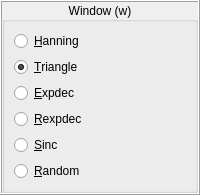
          <widget class="QFrame" name="frame_Window">
           <property name="sizePolicy">
            <sizepolicy hsizetype="Minimum" vsizetype="Minimum">
             <horstretch>0</horstretch>
             <verstretch>0</verstretch>
            </sizepolicy>
           </property>
           <property name="frameShape">
            <enum>QFrame::Box</enum>
           </property>
           <property name="frameShadow">
            <enum>QFrame::Raised</enum>
           </property>
           <layout class="QVBoxLayout" name="verticalLayout_8">
            <property name="sizeConstraint">
             <enum>QLayout::SetMaximumSize</enum>
            </property>
            <property name="leftMargin">
             <number>0</number>
            </property>
            <property name="topMargin">
             <number>0</number>
            </property>
            <property name="rightMargin">
             <number>0</number>
            </property>
            <property name="bottomMargin">
             <number>0</number>
            </property>
            <item>
             <widget class="QGroupBox" name="groupBox_Window">
              <property name="font">
               <font>
                <pointsize>9</pointsize>
               </font>
              </property>
              <property name="title">
               <string>Window (w)</string>
              </property>
              <property name="alignment">
               <set>Qt::AlignCenter</set>
              </property>
              <layout class="QVBoxLayout" name="verticalLayout_9">
               <item>
                <widget class="QRadioButton" name="radioButton_Window_Hanning">
                 <property name="text">
                  <string>&amp;Hanning</string>
                 </property>
                </widget>
               </item>
               <item>
                <widget class="QRadioButton" name="radioButton_Window_Triangle">
                 <property name="text">
                  <string>&amp;Triangle</string>
                 </property>
                 <property name="checked">
                  <bool>true</bool>
                 </property>
                 <property name="autoExclusive">
                  <bool>true</bool>
                 </property>
                </widget>
               </item>
               <item>
                <widget class="QRadioButton" name="radioButton_Window_Expdec">
                 <property name="text">
                  <string>&amp;Expdec</string>
                 </property>
                </widget>
               </item>
               <item>
                <widget class="QRadioButton" name="radioButton_Window_Rexpdec">
                 <property name="text">
                  <string>&amp;Rexpdec</string>
                 </property>
                </widget>
               </item>
               <item>
                <widget class="QRadioButton" name="radioButton_Window_Sinc">
                 <property name="text">
                  <string>&amp;Sinc</string>
                 </property>
                </widget>
               </item>
               <item>
                <widget class="QRadioButton" name="radioButton_Window_Random">
                 <property name="text">
                  <string>&amp;Random</string>
                 </property>
                 <property name="autoExclusive">
                  <bool>true</bool>
                 </property>
                </widget>
               </item>
              </layout>
             </widget>
            </item>
           </layout>
          </widget>
